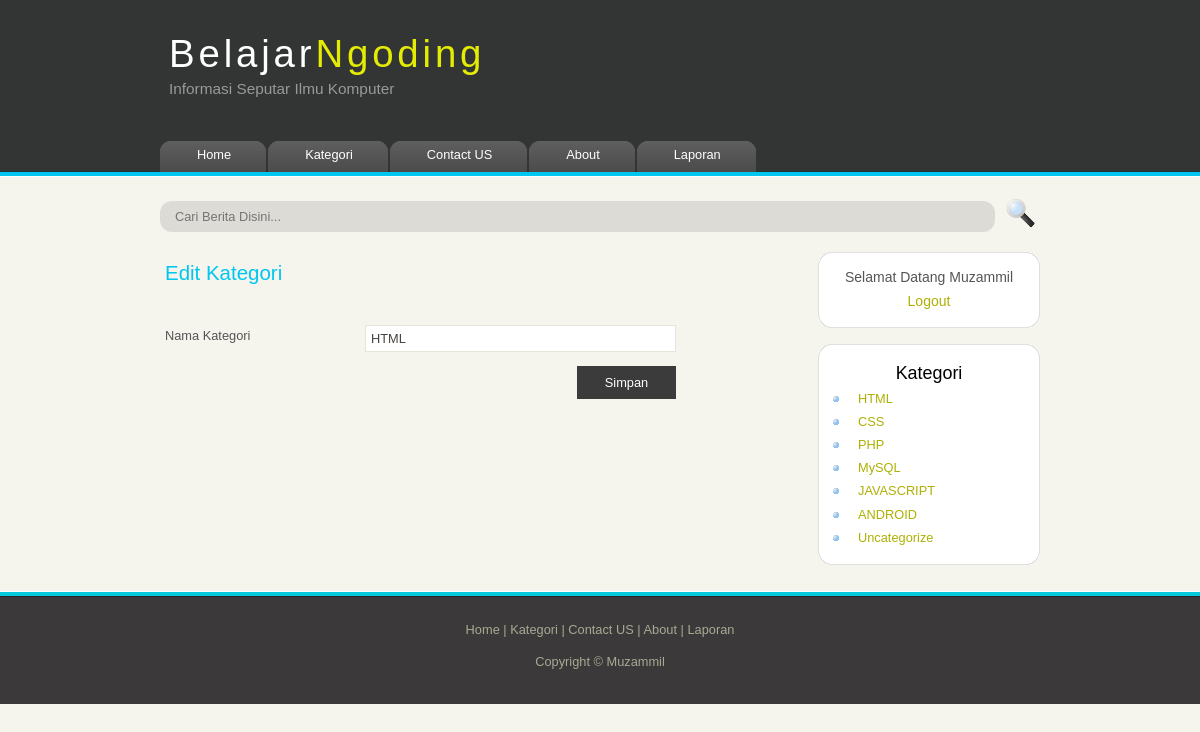
The page /edit_cat.php?id=2 (signed in) on the database its author committed.
### tables this page shows
CREATE TABLE `kategori` (
  `no` int(11) NOT NULL,
  `nama_kategori` varchar(30) NOT NULL
);

### function/kategori.php (called while the page is built, shortened)
<?php
function tampilkan_kategori(){
  $query = "SELECT * from kategori";
  return result($query);
}
function tampilkan_nama_artikel($id){
  $query = "SELECT * from kategori WHERE no=$id";
  return result($query);
}
?>

### function/blog.php (called while the page is built, shortened)
<?php
function result($query){
  global $link;
  if($result = mysqli_query($link,$query) or die ('gagal tampil data')){
    return $result;
  }
}
?>

### edit_cat.php (the view, shortened to what this page needs)
<?php
$id = $_GET['id'];
if(isset($_GET['id'])){
  $edit_kategori = tampilkan_nama_artikel($id);
  while($row = mysqli_fetch_assoc($edit_kategori)){
    $kategori_awal = $row['nama_kategori'];
  }
}
require "template/header.php";
require "template/sidebar.php";
?>
  <div id="content">
    <h2>Edit Kategori</h2><br>
    <form action="" method="post">
      <div class="form_settings">
       <p><span>Nama Kategori</span>
       <input type="text" name="kategori" value="<?=$kategori_awal;?>"></p>
       <p style="padding-top: 10px"><span>&nbsp;</span><input class="submit" type="submit" name="submit" value="Simpan" /></p>
     </div>
    </form>
  </div>
</div>
<?php
require "template/footer.php";
?>

### template/sidebar.php (shortened to what this page needs)
 <div id="site_content">
   <form method="get" action="search.php" id="search_form">
     <input class="search" type="text" name="cari" value="" placeholder="Cari Berita Disini..."/>
     <input name="search" type="image" style="border: 0; margin: 0 0 -9px 5px;" src="template/style/search.png" alt="Search" title="Search" />
</form>
   <div id="sidebar_container">
     <div class="sidebar">
       <div class="sidebar_top"></div>
       <div class="sidebar_item">
         <?php if($login == true): ?>
           <p id="login">
             selamat datang <?= $_SESSION['user']; ?><br>
             <a href="logout.php">Logout</a>
           </p>
         <?php endif; ?>
       </div>
       <div class="sidebar_base"></div>
     </div>
     <div class="sidebar">
       <div class="sidebar_top"></div>
       <div class="sidebar_item">
         <h3>Kategori</h3>
         <ul>
           <?php while($row = mysqli_fetch_assoc($kategori)):?>
             <li><a href="view.php?cat=<?= $row['nama_kategori']; ?>"><?= $row['nama_kategori']; ?></a></li>
           <?php endwhile; ?>
         </ul>
       </div>
       <div class="sidebar_base"></div>
     </div>
   </div>

### template/style/style.css (style rules this page uses)
html { height: 100%; }
* { margin: 0; padding: 0; }
body { font: normal .80em 'trebuchet ms', arial, sans-serif; background: #F5F5EE; color: #555; }
p { padding: 0 0 15px 0; line-height: 1.7em; }
h1, h2, h3, h4, h5, h6 { color: #362C20; letter-spacing: 0em; padding: 0 0 5px 0; }
h1, h2, h3 { font: normal 170% 'century gothic', arial; margin: 0 0 5px 0; padding: 15px 0 5px 0; color: #000; }
h2 { font-size: 160%; padding: 9px 0 5px 0; color: rgb(0, 198, 240); }
h3 { font-size: 140%; padding: 5px 0 0 0; }
a, a:hover { outline: none; text-decoration: none; color: #AEB002; }
ul { margin: 2px 0 22px 17px; }
ul li { list-style-type: circle; margin: 0 0 6px 0; padding: 0 0 4px 5px; line-height: 1.5em; }
#main, #logo, #menubar, #site_content, #footer { margin-left: auto; margin-right: auto; }
#site_content { width: 880px; overflow: hidden; margin: 20px auto 0 auto; padding: 0 0 10px 0; }
#sidebar_container { float: right; width: 224px; }
.sidebar_top { width: 222px; height: 14px; background: transparent url(side_top.png) no-repeat; }
.sidebar_base { width: 222px; height: 14px; background: url(side_base.png) no-repeat; }
.sidebar { float: right; width: 222px; padding: 0; margin: 0 0 16px 0; }
.sidebar_item { background: url(side_back.png) repeat-y; padding: 0 15px; width: 192px; }
.sidebar h3 { text-align: center; }
.sidebar li a { list-style: none; }
.sidebar ul { margin: 0; }
#login { text-align: center; padding: 0 0 0 0; font-size: 14px; text-transform: capitalize; }
#content { text-align: justify; width: 620px; padding: 0 0 0 5px; float: left; }
#content ul li, .sidebar ul li { list-style-type: none; background: url(bullet.png) no-repeat; margin: 0 0 0 0; padding: 0 0 4px 25px; line-height: 1.5em; }
form { margin-bottom: 20px; }
.search { width:805px; padding:8px 15px; background:rgba(125, 117, 117, 0.2); border:0px solid #dbdbdb; border-radius: 12px; font: 100% arial, sans-serif; }
.form_settings { margin: 15px 0 0 0; }
.form_settings p { padding: 0 0 4px 0; }
.form_settings span { float: left; width: 200px; text-align: left; }
.form_settings input, .form_settings textarea { padding: 5px; width: 299px; font: 100% arial; border: 1px solid #E5E5DB; background: #FFF; color: #47433F; }
.form_settings .submit { font: 100% arial; border: 0; width: 99px; margin: 0 0 0 212px; height: 33px; padding: 2px 0 3px 0; cursor: pointer; background: #3B3B3B; color: #FFF; }

### rows shown on the page
kategori: nama_kategori "HTML", kategori "HTML"
kategori: nama_kategori "CSS"
kategori: nama_kategori "PHP"
kategori: nama_kategori "MySQL"
kategori: nama_kategori "JAVASCRIPT"
kategori: nama_kategori "ANDROID"
kategori: nama_kategori "Uncategorize"

### other values the page prints
$_SESSION['user'] "Muzammil"
